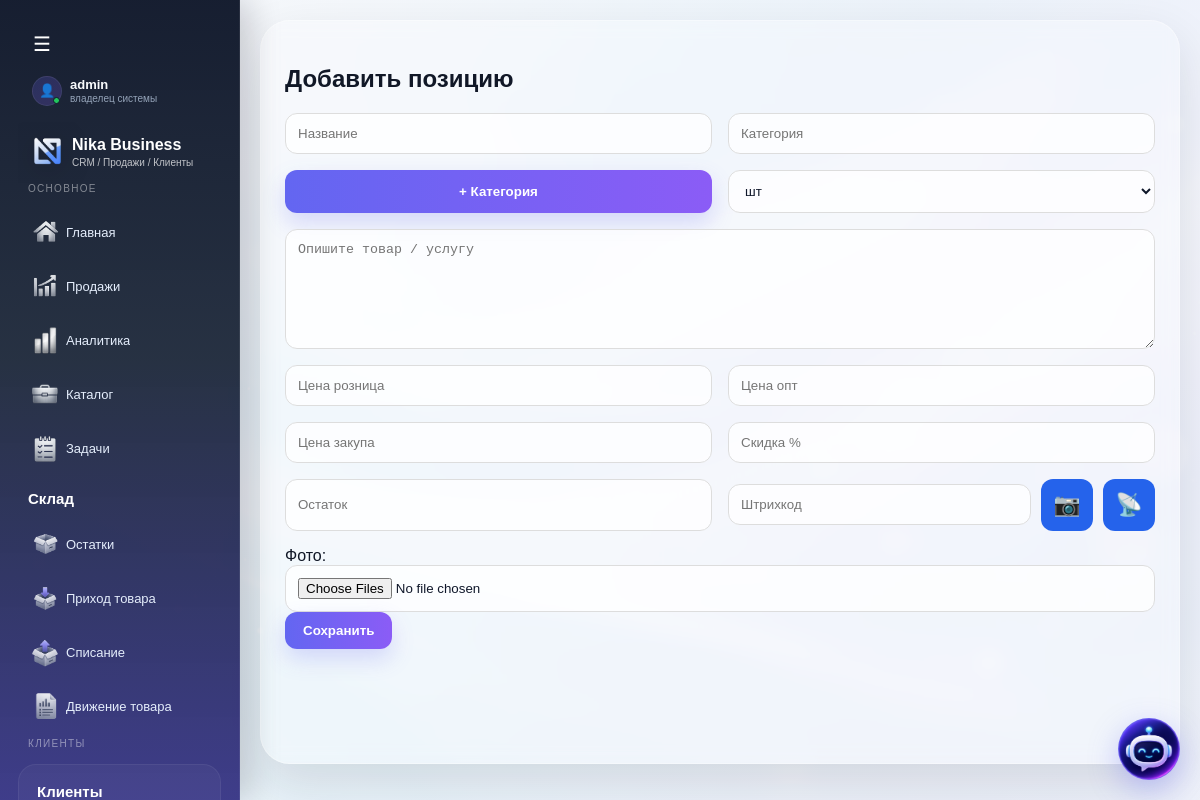
The app's page /items/15/edit (signed in), older data.
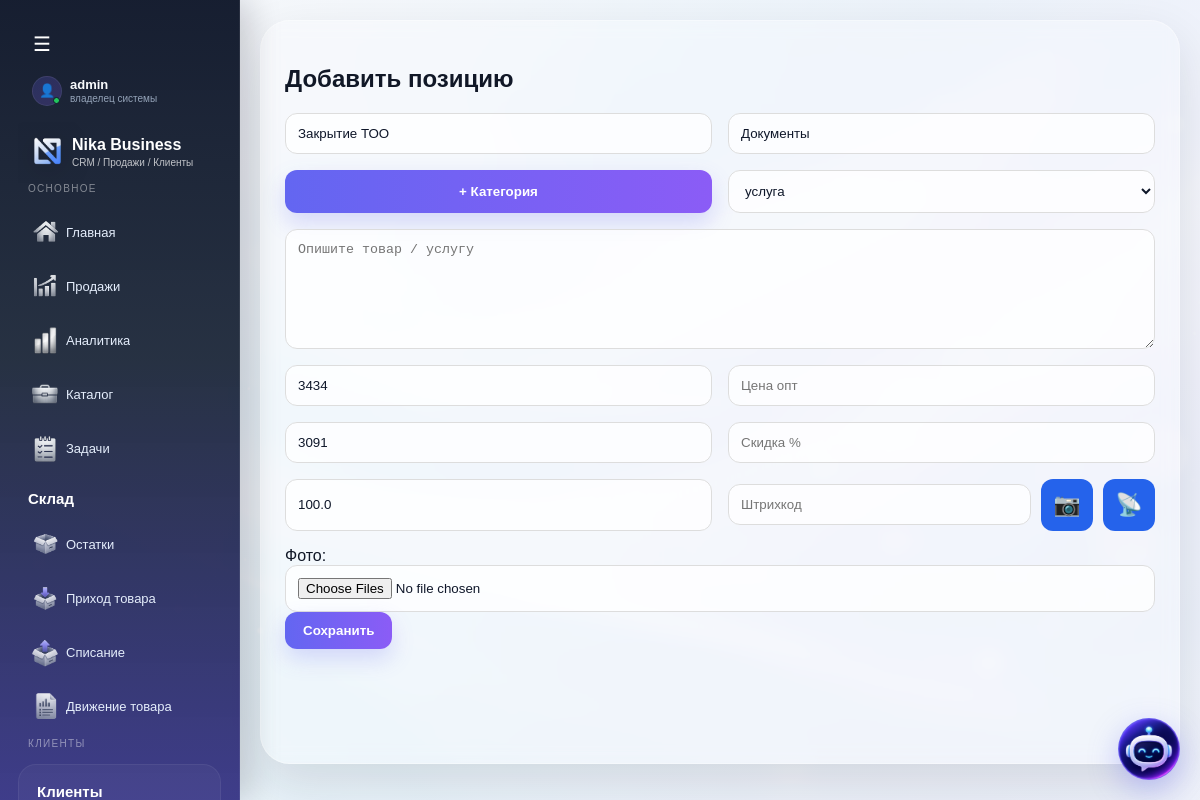
The same page, newer data.
### tables this page shows
CREATE TABLE items (
        id INTEGER PRIMARY KEY AUTOINCREMENT,
        name TEXT,
        price INTEGER,
        category TEXT,
        type TEXT
    , description TEXT, retail_price INTEGER, wholesale_price INTEGER, discount_percent INTEGER, purchase_price INTEGER, barcode TEXT, company_id INTEGER, unit TEXT, markup_percent REAL DEFAULT 0, quantity REAL DEFAULT 0);

### routes/items.py (the view, shortened to what this page needs)
@items_bp.route("/items/<int:item_id>/edit", methods=["GET", "POST"])
def edit_item(item_id):
    conn = get_db()
    item = conn.execute(
        "SELECT * FROM items WHERE id = ? AND company_id = ?",
        (item_id, session.get("company_id"))
    ).fetchone()
    conn = get_db()
    categories = conn.execute("""
        SELECT *
        FROM categories
        WHERE company_id = ?
        ORDER BY name
    """, (
        session.get("company_id"),
    )).fetchall()
    conn.close()
    return render_template(
        "item_form.html",
        item=item,
        categories=categories
    )

### app.py (called while the page is built, shortened)
@app.before_request
def check_company_access():
    if session.get("is_super_admin") or session.get("is_creator"):
        return

### models.py (called while the page is built)
def get_db():
    conn = sqlite3.connect(DATABASE, timeout=5)
    conn.row_factory = sqlite3.Row
    return conn

### templates/item_form.html (shortened to what this page needs)
{% extends "base.html" %}
{% block content %}
<h2>Добавить позицию</h2>
<form method="POST" enctype="multipart/form-data">
<div class="item-grid">
<input
    name="name"
    list="itemsList"
    value="{{ item.name if item else '' }}"
    placeholder="Название"
>
<div class="category-wrapper">
    <input
        type="text"
        name="category"
        id="categoryInput"
        placeholder="Категория"
        autocomplete="off"
        value="{{ item.category if item else '' }}"
    >
</div>
<button type="button" class="btn" id="openCategoryModal">
    + Категория
</button>
<select name="unit" id="unitSelect">
    <option value="шт">шт</option>
    <option value="услуга">услуга</option>
</select>
<textarea
    class="full"
    name="description"
    placeholder="Опишите товар / услугу"
>{{ item.description if item else '' }}</textarea>
<input name="retail_price" id="retail_price" value="{{ item.retail_price if item else '' }}" placeholder="Цена розница">
<input name="wholesale_price" value="{{ item.wholesale_price if item else '' }}" placeholder="Цена опт">
<input name="purchase_price" id="purchase_price" value="{{ item.purchase_price if item else '' }}" placeholder="Цена закупа">
<input name="discount_percent" value="{{ item.discount_percent if item else '' }}" placeholder="Скидка %">
<input
    type="number"
    step="0.001"
    name="quantity"
    value="{{ item.quantity if item else '' }}"
    placeholder="Остаток"
>
<div class="barcode-row">
    <input
        type="text"
        name="barcode"
        id="barcodeInput"
        value="{{ item.barcode if item else '' }}"
        placeholder="Штрихкод"
        autocomplete="off"
    >
    <button
        type="button"
        onclick="openScanner()"
        class="scan-btn"
    >
        📷
    </button>
    <button
        type="button"
        onclick="showQR()"
        class="scan-btn"
    >
        📡
    </button>
</div>
<div class="full">
    <label>Фото:</label>
    <input type="file" name="images" multiple>
</div>
</div>
    <button class="btn">Сохранить</button>
</form>
{% endblock %}

Row changes from the older to the newer data that the page shows:
added items: name "Закрытие ТОО", category "Документы", retail_price "3434", purchase_price "3091", quantity "100.0"
Text that changed along with them:
form field unit: "шт" → "услуга"
